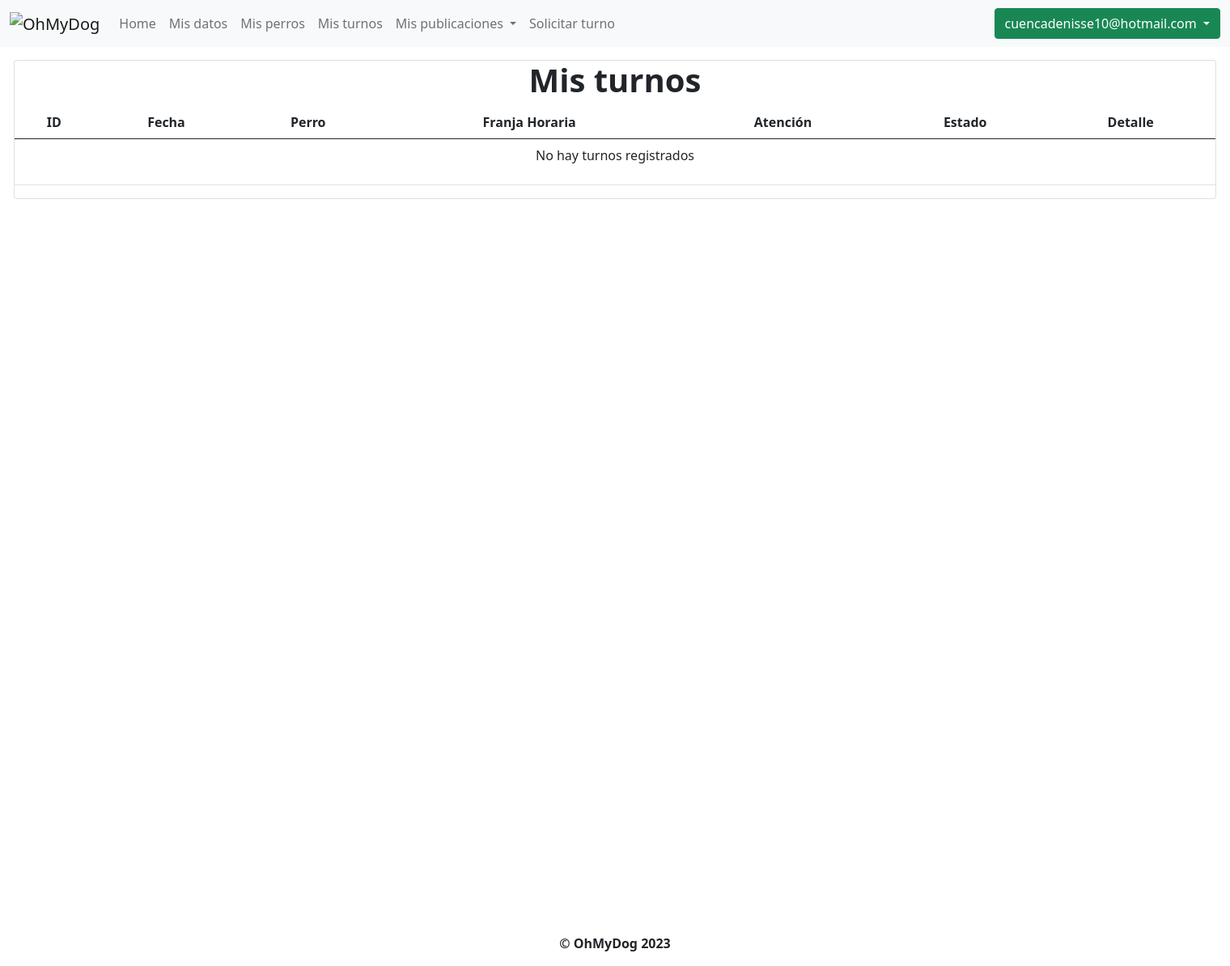
/mis_turnos (signed in), run on an earlier commit of the app's database.
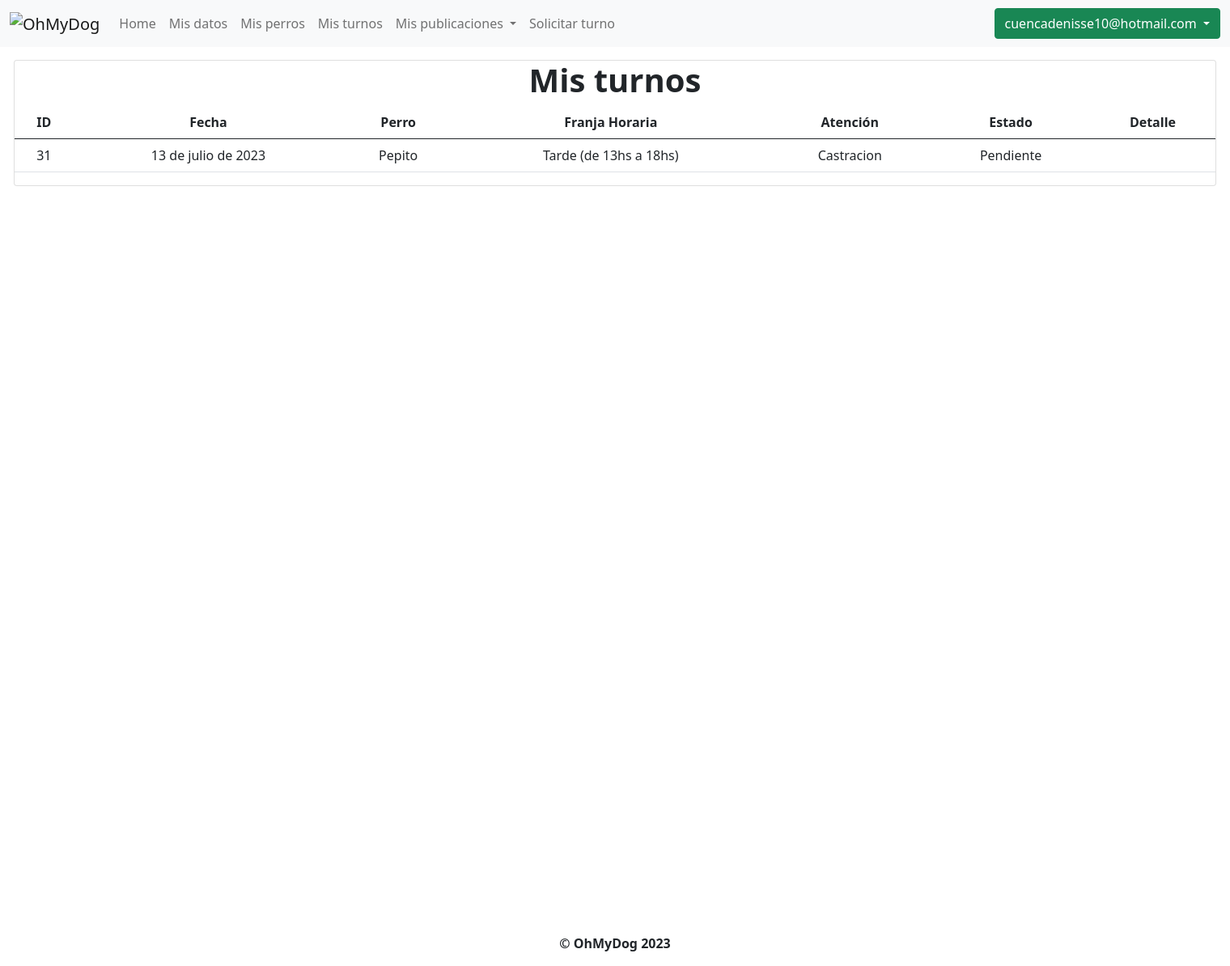
And on a later commit of the database.
### OhMyDog/modelos/turnos/turnos.py (models this page shows, shortened)
class Turno(models.Model):
    id = models.BigAutoField(primary_key=True)
    cliente = models.ForeignKey(
        Cliente, null=False, on_delete=models.CASCADE
    )
    perro = models.ForeignKey(
        Perro, null=True, on_delete=models.CASCADE
    )
    fecha_del_turno = models.DateField(null=False)
    fecha_de_solicitud = models.DateTimeField(null=False)
    franja_horaria = models.ForeignKey(
        FranjaHoraria, null=False, on_delete=models.CASCADE
    )
    tipo_atencion = models.ForeignKey(
        TipoDeAtencion, null=False, on_delete=models.CASCADE
    )
    estado = models.ForeignKey(EstadoDelTurno, null=False, on_delete=models.CASCADE)
    observaciones = models.TextField(null=True)

### OhMyDog/modelos/perros/perros.py (models this page shows, shortened)
class Perro(models.Model):
    id = models.BigAutoField(primary_key=True)
    dueño = models.ForeignKey(
        Cliente, null=False, on_delete=models.CASCADE, related_name="perros"
    )
    nombre = models.CharField(max_length=35, blank=False)
    raza = models.CharField(max_length=255, blank=False)
    peso = models.DecimalField(blank=False, max_digits=5, decimal_places=2)
    descripcion = models.CharField(max_length=255)
    fecha_de_nacimiento = models.DateField(blank=False)
    sexos = [("M", "Macho"), ("H", "Hembra")]
    sexo = models.CharField(max_length=1, choices=sexos, blank=False)
    habilitado = models.BooleanField(default=True)
    tiene_castracion = models.BooleanField(default=False)

### OhMyDog/modelos/franjasHorarias/franjasHorarias.py (models this page shows, shortened)
class FranjaHoraria(models.Model):
    class Meta:
        verbose_name_plural = "(LT) Franjas_horarias"
    id = models.BigAutoField(primary_key=True)
    nombre = models.CharField(max_length=30)

### OhMyDog/modelos/tiposDeAtenciones/tiposDeAtenciones.py (models this page shows, shortened)
class TipoDeAtencion(models.Model):
    class Meta:
        verbose_name_plural = "(LT) Tipos_atencion"
    id = models.BigAutoField(primary_key=True)
    nombre = models.CharField(max_length=30)

### OhMyDog/modelos/estadosDelTurno/estadosDelTurno.py (models this page shows, shortened)
class EstadoDelTurno(models.Model):
    class Meta:
        verbose_name_plural = "(LT) Estados_del_turno"
    id = models.BigAutoField(primary_key=True)
    nombre = models.CharField(max_length=30)

### OhMyDog/views/clientes.py (the view)
# urls.py: path("mis_turnos", mis_turnos, name="mis_turnos"),
@login_required
def mis_turnos(request):
    cliente = request.user.cliente
    turnos = filtrar_turnos_por_cliente(cliente)
    return render(request, "mis_turnos.html", {"turnos": turnos})

### OhMyDog/modelos/turnos/__init__.py (called while the page is built)
def filtrar_turnos_por_cliente(cliente):
    return Turno.objects.filter(cliente=cliente)

### OhMyDog/templates/mis_turnos.html (shortened to what this page needs)
{% extends 'layout.html' %} {% block title %}OhMyDog - Mis turnos{% endblock %}
{% block content %}
<div class="container containerPrincipal">
	<div class="card">
		<h1 style="float: none; text-align: center;">
			Mis turnos
		</h1>
			<table class="table table-hover">
			<thead>
				<tr>
					<th scope="col">ID</th>
					<th scope="col">Fecha</th>
					<th scope="col">Perro </th>
					<th scope="col">Franja Horaria</th>
					<th scope="col">Atención</th>
					<th scope="col">Estado</th>
					<th scope="col">Detalle</th>
				</tr>
			</thead>
			<tbody>
				{% if turnos %}
				{% for turno in turnos %}
				<tr>
					<td>{{ turno.id }}</td>
					<td>{{ turno.fecha_del_turno }}</td>
					<td>{{ turno.perro.nombre }}</td>
					<td>{{ turno.franja_horaria.nombre }}</td>
					<td>{{ turno.tipo_atencion.nombre }}</td>
					<td>{{ turno.estado.nombre }}</td>
					<td>
					  </td>
				</tr>
				{% endfor %}
				{% else %}
				<tr>
					<td colspan="7">
						<p>No hay turnos registrados</p>
					</td>
				</tr>
				{% endif %}
			</tbody>
			</table>
	</div>
</div>
{% endblock %}

What changed in the data, as far as the page shows it:
added Turno: id "31", fecha_del_turno "13 de julio de 2023", perro.nombre "Pepito", franja_horaria.nombre "Tarde (de 13hs a 18hs)", tipo_atencion.nombre "Castracion", estado.nombre "Pendiente"
Also different on the page:
text no longer shown: "No hay turnos registrados"
